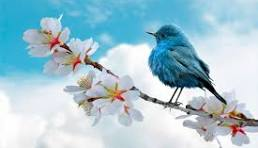
#> input picture tests/regression/bird_photo_MUST_BE_REFUSED.jpg, 258 x 148 px
$ python -i domain.py   (imports and definitions only)
#> lines starting #> are read from the running program, lines starting #| are printed output that depends on the picture
"""Decide what KIND of image was uploaded, before trying to detect anything.

This module exists because of a real failure: the segmentation model is trained
on SAR (radar), where oil is DARK because the film damps capillary waves.  In an
optical or aerial photograph oil is usually the opposite -- bright silver or
rainbow sheen, or brown crude.  Feeding an aerial photo to the SAR model makes
it hunt for a dark patch, miss the bright slick, and call a real spill clean;
on an ordinary sea photo it finds some dark patch and cries spill.

So every upload is first classified into one of:

    sar          grayscale, speckled, radar-like  -> analyse with the U-Net
    unsupported  everything else                  -> refuse, do not guess

Only SAR is analysed, and that is a deliberate decision rather than a gap.
The problem statement (SIH26143) is Sentinel-1 SAR based, the model is trained
on SAR physics, and a colour photograph carries the opposite signature.  A
detector forced to answer every image will invent spills in images with no sea
in them at all -- a photograph of a bird against a blue sky was reported as a
spill, because blue sky scores high on any naive "is it water?" test.  Refusing
out-of-domain input is the single largest reduction in false positives
available, and it is honest: the system says what it cannot judge.
"""
from __future__ import annotations

import numpy as np
from scipy import ndimage

SAR, UNSUPPORTED = "sar", "unsupported"
OPTICAL = "optical"          # recognised, but deliberately not analysed


def _features(rgb: np.ndarray) -> dict:
    """rgb uint8 HxWx3 -> measurable descriptors used by the rules below."""
    f = rgb.astype(np.float32) / 255.0
    r, g, b = f[..., 0], f[..., 1], f[..., 2]
    mx, mn = f.max(2), f.min(2)
    val = mx
    sat = np.where(mx > 1e-6, (mx - mn) / np.maximum(mx, 1e-6), 0.0)
    gray = 0.299 * r + 0.587 * g + 0.114 * b

    # how colourful is it really (a grayscale PNG saved as RGB has sat == 0)
    sat_mean = float(sat.mean())
    sat_p90 = float(np.percentile(sat, 90))
    chan_spread = float(np.mean(np.abs(r - g)) + np.mean(np.abs(g - b)))

    # speckle: local coefficient of variation in the mid-tone areas
    m = ndimage.uniform_filter(gray, 7)
    sq = ndimage.uniform_filter(gray ** 2, 7)
    cov = np.sqrt(np.maximum(sq - m ** 2, 0)) / np.maximum(m, 1e-3)
    mid = (gray > 0.12) & (gray < 0.88)
    cov_mid = float(np.median(cov[mid])) if mid.sum() > 200 else 0.0

    # flatness: share of pixels whose 3x3 neighbourhood is essentially constant
    lap = np.abs(ndimage.laplace(gray))
    flat_frac = float((lap < 0.004).mean())

    # how many distinct tones (documents/diagrams use very few)
    hist = np.histogram(gray, bins=64, range=(0, 1))[0].astype(float)
    p = hist / max(hist.sum(), 1)
    entropy = float(-(p[p > 0] * np.log2(p[p > 0])).sum())

    # near-white / near-black dominance (screenshots, scans, documents)
    white_frac = float((gray > 0.93).mean())
    black_frac = float((gray < 0.06).mean())

    # water-ish hue share: blue/green/cyan dominant pixels
    watery = float(((b >= r) & (b > 0.06) & (sat > 0.06)).mean())
    green = float(((g > r) & (g > b) & (sat > 0.10)).mean())

    return {
        "sat_mean": sat_mean, "sat_p90": sat_p90, "chan_spread": chan_spread,
        "cov_mid": cov_mid, "flat_frac": flat_frac, "entropy": entropy,
        "white_frac": white_frac, "black_frac": black_frac,
        "watery": watery, "green": green,
        "mean": float(gray.mean()), "std": float(gray.std()),
    }


# [53 lines left out: functions classify, _out, not called in this run]

>>> import cv2
>>> picture = cv2.imread('../../tests/regression/bird_photo_MUST_BE_REFUSED.jpg', cv2.IMREAD_GRAYSCALE)
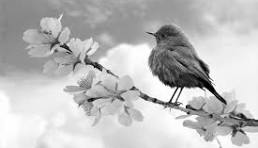
#> picture: shape (148, 258); min 0, max 255, mean 188.9
>>> result = _features(picture)
#> in _features, `r, g, b = f[..., 0], f[..., 1], f[..., 2]`: r = 148 values, max 1 at index 103, min 0.525 at index 24, mean 0.749; g = 148 values, max 1 at index 103, min 0.522 at index 25, mean 0.748; b = 148 values, max 1 at index 96, min 0.514 at index 32, mean 0.746
#> (the run stopped early here; a loop or call above may not have finished)
